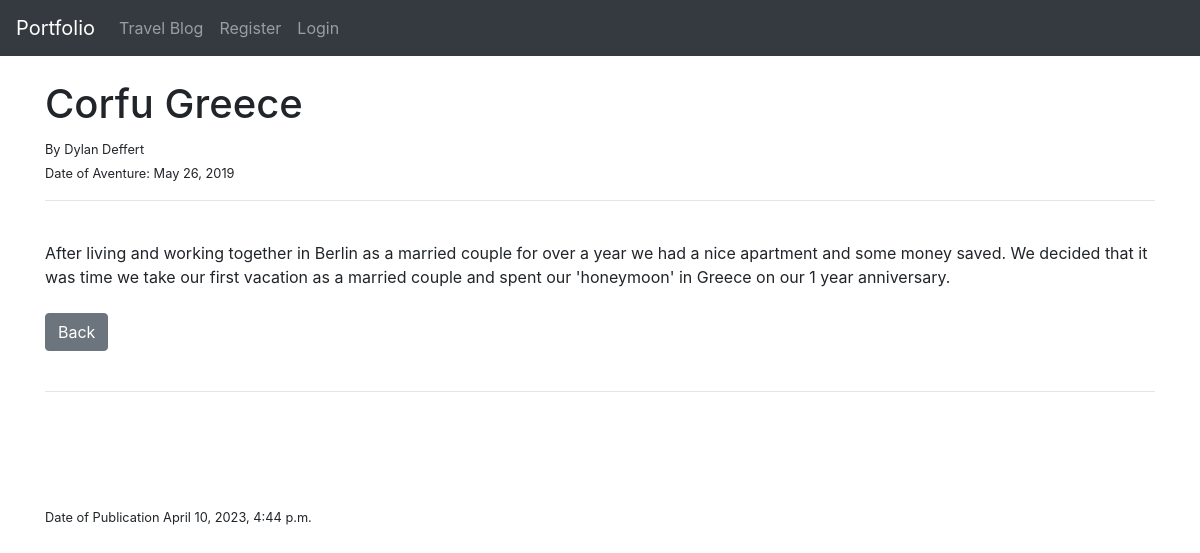
Screenshot of /article/4 with the database file from the repository.
### portfolio/models.py (models this page shows, shortened)
class Post(models.Model):
    title = models.CharField(max_length=255)
    author = models.ForeignKey(User, on_delete=models.CASCADE)
    body = RichTextField(blank=True, null=True)
    summary = models.CharField(max_length=255)
    adventure_date = models.DateField()
    published = models.DateTimeField(default=datetime.now)
    likes = models.ManyToManyField(User, related_name='blog_post')
    def total_likes(self):
        return self.likes.count()

### portfolio/views.py (the view)
# urls.py: path('article/<int:pk>', ArticleDetailView.as_view(), name='article_detail'),
class ArticleDetailView(DetailView):
    model = Post
    template_name = 'article_details.html'
    def get_context_data(self, **kwargs):
        context = super().get_context_data(**kwargs)
        post_by_id = get_object_or_404(Post, id=self.kwargs['pk'])
        total_likes = post_by_id.total_likes()
        liked = False
        if post_by_id.likes.filter(id=self.request.user.id).exists():
            liked = True
        context['total_likes'] = total_likes
        context['liked'] = liked
        return context

### templates/article_details.html (shortened to what this page needs)
{% extends 'base.html' %}
{% block content %}
<h1>{{ post.title }}</h1>
<small>By
    {{ post.author.first_name }}
    {{ post.author.last_name }} <br/>
    Date of Aventure: {{ post.adventure_date }}
</small> <br/>
<hr>
<br/>
{{ post.body|safe }}
<br/><br/>
<a href="{% url 'blog' %}" class="btn btn-secondary">Back</a>
<br/>
<br/>
<hr>
<br/>
<br/>
<br/>
<br/>
<small>Date of Publication {{ post.published }}</small>
{% endblock %}

### rows the page displays
Post: title "Corfu Greece", author.first_name "Dylan", author.last_name "Deffert", adventure_date "May 26, 2019", body "After living and working together in Berlin as a married couple for over a year we had a nice apartment and some money saved. We decided that it was time we take our first vacation as a married couple and spent our 'honeymoon' in Greece on our 1 year anniversary.", published "April 10, 2023, 4:44 p.m."
